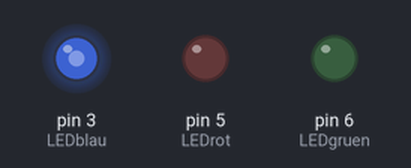
Bench run of a sketch on a simulated Arduino Uno, built with avr-gcc and run on an emulated ATmega328P. On the bench: output pins drawn as LEDs (lit = HIGH).

Above: at 0.05 s.
At 1.5 s:
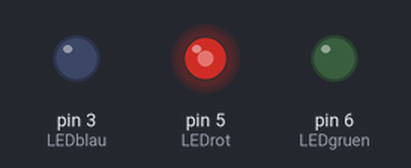
At 3.0 s:
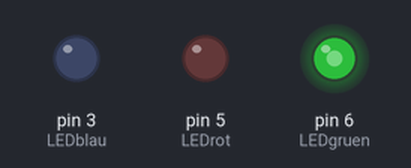
Timing chart, 0 to 6.9 s (numbered marks = the images above):
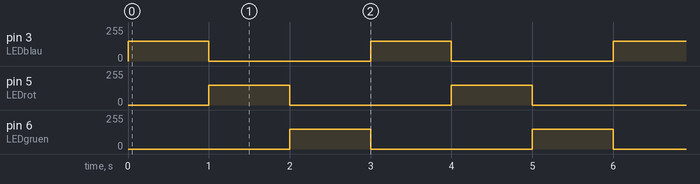

Measured:
- by itself, pin 3 (LEDblau), pin 5 (LEDrot), pin 6 (LEDgruen): alternates 150/255 for 1.0 s and 0/255 for 2.0 s

The sketch:

Versuch4_RGB_LEDa.ino
```cpp
// Einführung von Variablen
int LEDblau = 3; // Farbe blau an Pin 3
int LEDrot = 5; // Farbe rot an Pin 5
int LEDgruen=6; // Farbe gruen an Pin 6

// Zahlenwert zwischen 0 und 255 – gibt die Leuchtstärke der einzelnen Farbe an
int helligkeit1a = 150;
int helligkeit1b = 150;
int helligkeit1c = 150;

int aus = 0; // Zahlenwert 0 bedeutet Spannung 0V – also LED aus

void setup()
{
  pinMode(LEDblau, OUTPUT);
  pinMode(LEDgruen, OUTPUT);
  pinMode(LEDrot, OUTPUT);
}

void loop()
{
  analogWrite(LEDblau, helligkeit1a);   // Blau einschalten
    delay(1000);                        // Pause 1000 Millisekunden
  analogWrite(LEDblau, aus);            // Blau ausschalten
  analogWrite(LEDrot, helligkeit1b);    // Rot einschalten
    delay(1000);
  analogWrite(LEDrot, aus);             // Rot ausschalten
  analogWrite(LEDgruen, helligkeit1c);  // Grün einschalten
    delay(1000);
  analogWrite(LEDgruen, aus);           // Grün ausschalten
  }
```
